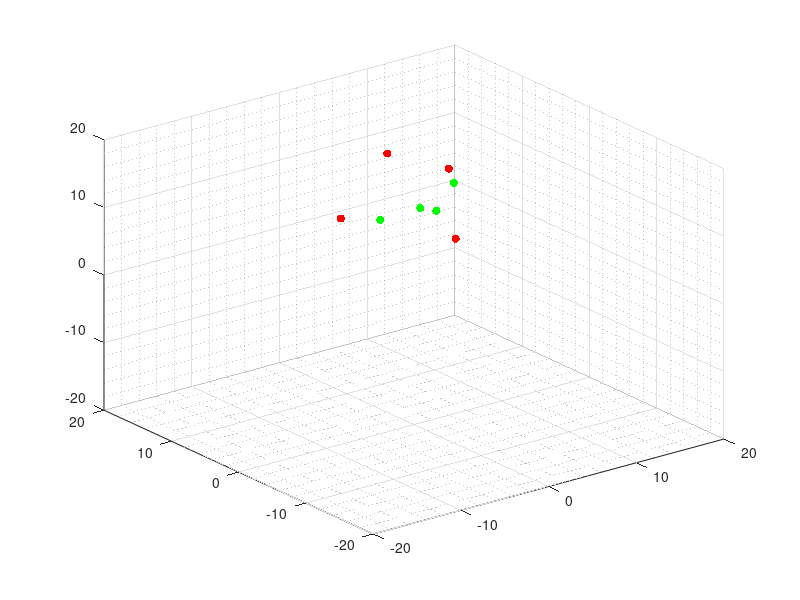

This figure's MATLAB source: (Note: this script raises an error after producing the figure.)
% =========================================================================
% SIMULACIÓN DEL PROBLEMA DE FORMACIÓN EN 3D
% =========================================================================
% Autor: Kenneth Andree Aldana Corado
% Última modificación: 25/08/2022
% Basado en: "Simulación de control de formación sin modificaciones"
% de Andrea Maybell Peña Echeverría
% (MODELO 1)
% =========================================================================
% El siguiente script implementa la simulación de la ecuación modificada
% de consenso para el caso del consenso en una formación.
% =========================================================================

%% Inicialización del mundo
gridsize = 20;
initsize = 15;
N = 8;
dt = 0.01;
T = 20;

% Inicialización de la posición de los agentes
X = initsize*rand(3,N);
Xi = X;

% Inicialización de la velocidad de los agentes
V = zeros(3,N);

%% Grafico de posición inicial de los agentes
%  Se utiliza distinción de color por agentes
%    Rojo:    agente 1
%    Verde:   agente 2
%    Azul:    agente 3
%    Negro:   agente 4
color = [255 0 0;
         255 0 0;
         255 0 0;
         255 0 0;
         0 255 0;
         0 255 0;
         0 255 0;
         0 255 0];    
agents = scatter3(X(1,:),X(2,:),X(3,:),[],color,'filled');
grid minor;
xlim([-gridsize, gridsize]);
ylim([-gridsize, gridsize]);
zlim([-gridsize, gridsize]);

%% Selección matriz y parámetros del sistema
d = MatrizF(2);    % matriz de formación
r = 1;               % radio agentes
R = 20;              % rango sensor
VelMax = 10;         % velocidad máxima

%% Inicialización de simulación
t = 0;
ciclos = 1;
historico = zeros(100*T,N);
hX = zeros(100*T,N);
hY = zeros(100*T,N);
hZ = zeros(100*T,N);
cambio = 0;

while(t < T)
    for i = 1:N
        E = 0;
        for j = 1:N
            dist = X(:,i)- X(:,j); % vector xi - xj
            mdist = norm(dist);    % norma euclidiana vector xi - xj
            dij = d(i,j);        % distancia deseada entre agentes i y j
            
            % Peso añadido a la ecuación de consenso
            if(mdist == 0)
                w = 0;
            else
                switch cambio
                    case 0
                        w = (mdist - (2*(r + 1.5)))/(mdist - (r + 1.5))^2;
                    case 1
                        w = (4*(mdist - dij)*(mdist - r) - 2*(mdist - dij)^2)/(mdist*(mdist - r)^2); 
                end 
            end
            % Tensión de aristas entre agentes
            E = E + w.*dist;
        end
       
        % Actualización de velocidad
        V(:,i) = -1*E;

    end
    % Al llegar muy cerca de la posición deseada realizar cambio de control
    if(norm(V) < 2)
        cambio = 1;
    end
    % Actualización de la posición de los agentes
    X = X + V*dt;
    
    % Almacenamiento de variables para graficar
    for a = 1:N
        hX(ciclos,a)= X(1,a);
        hY(ciclos,a)= X(2,a);
        hZ(ciclos,a)= X(3,a);
    end
    historico(ciclos,:) = (sum(V.^2,1)).^0.5;
    
    % Se actualiza la gráfica, se muestra el movimiento y se incrementa el
    % tiempo
    agents.XData = X(1,:);
    agents.YData = X(2,:);
    agents.ZData = X(3,:);
    pause(dt);
    t = t + dt;
    ciclos = ciclos + 1;
end

figure(1);
plot(0:dt:T-0.01,historico);
xlabel('Tiempo (segundos)');
ylabel('Velocidad (unidades/segundo)');
ylim([-1,inf])

% trayectorias
figure(2);
hold on;
plot3(hX,hY,hZ,'--');
xlabel('Posición en eje X (unidades)');
ylabel('Posición en eje Y (unidades)');
zlabel('Posición en eje Z (unidades)');
scatter3(Xi(1,:),Xi(2,:),Xi(3,:),[], 'k');
scatter3(X(1,:),X(2,:),X(3,:),[], 'k', 'filled');
hold off;
